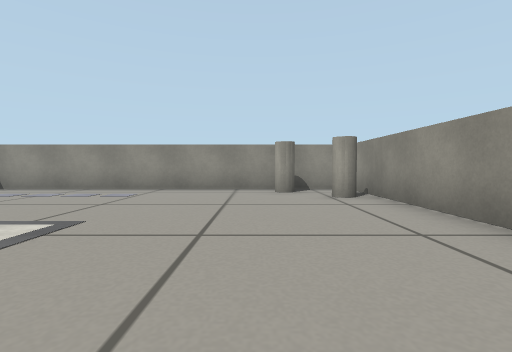
View 1 (above)

16 first-person views from a walk through a Gazebo world. The camera is 0.31 m above the floor, tilts 2° down and sees 85° across. The floor is counted in squares, 0.5 m on a side. Each view is taken from the middle of a square. On the plan, view 1 faces up. The plan holds only what a view shows up to about 9 squares ahead; the rest is blank.

View 2
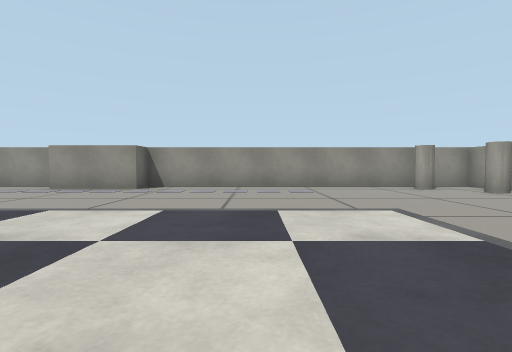

View 3
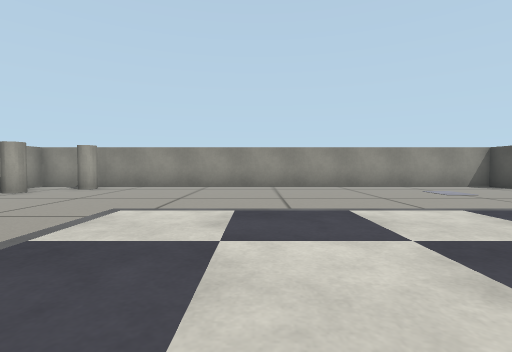

View 4
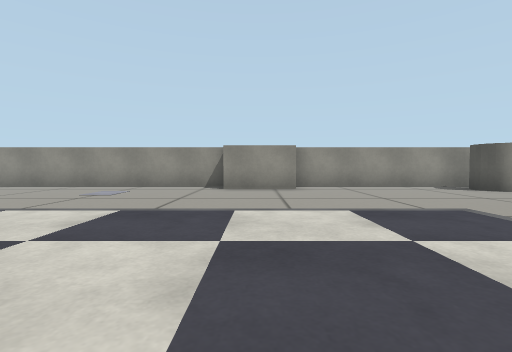

View 5
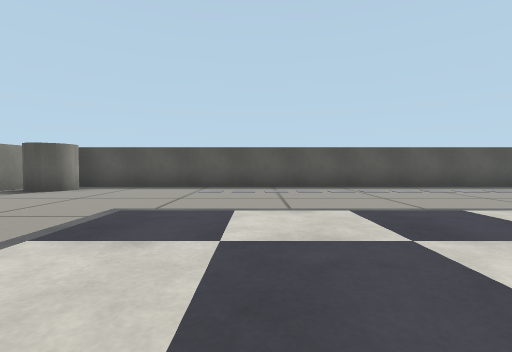

View 6
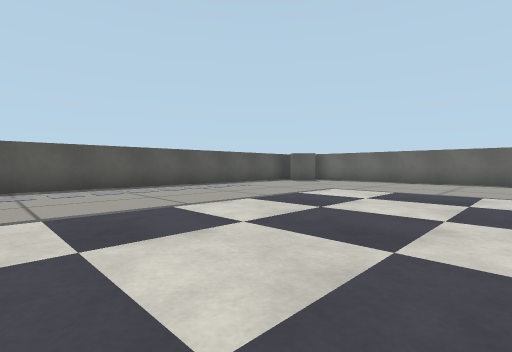

View 7
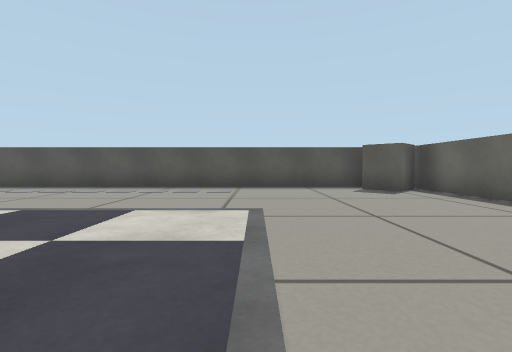

View 8
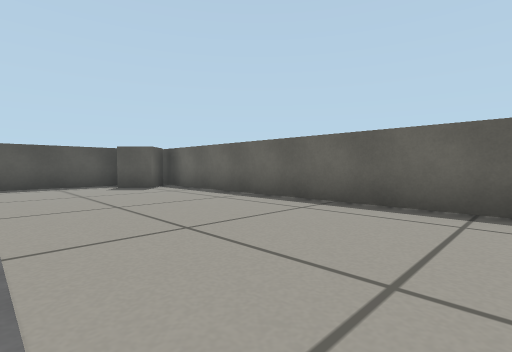

View 9
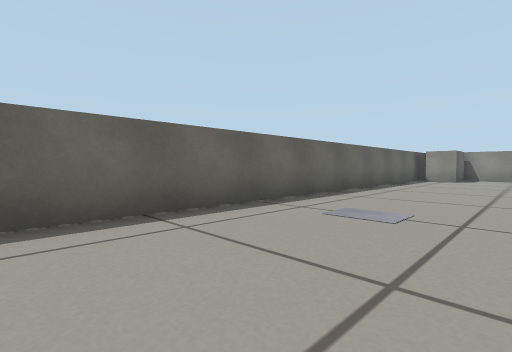

View 10
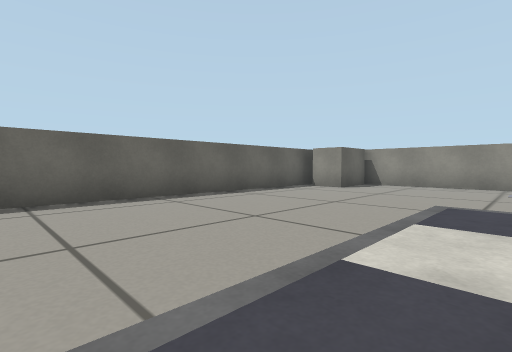

View 11
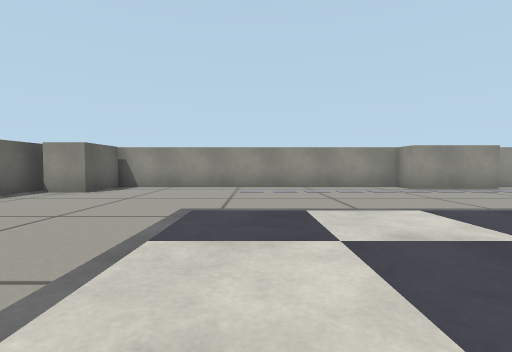

View 12
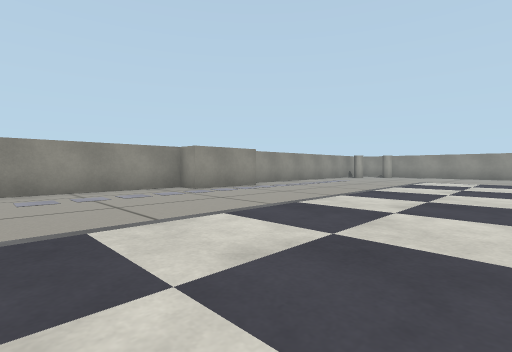

View 13
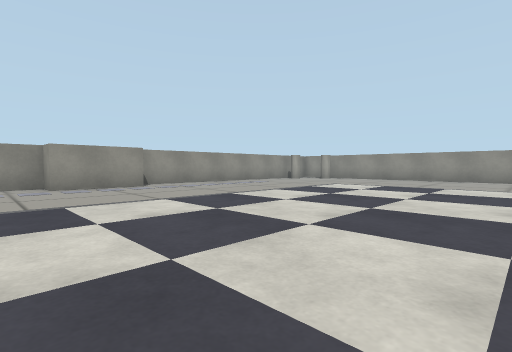

View 14
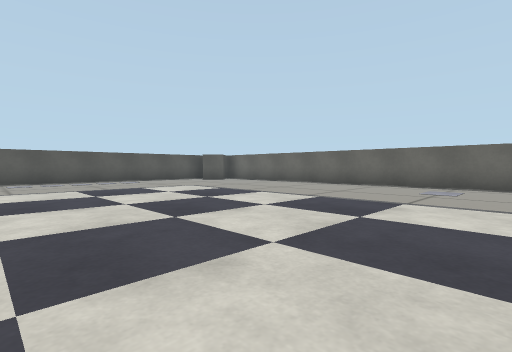

View 15
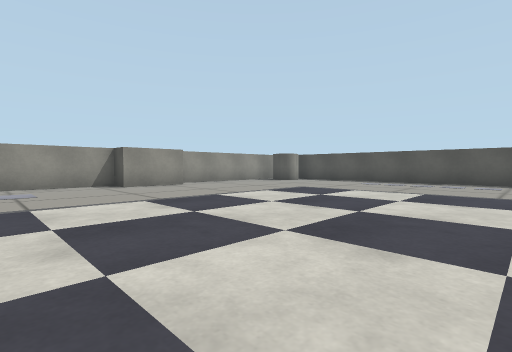

View 16
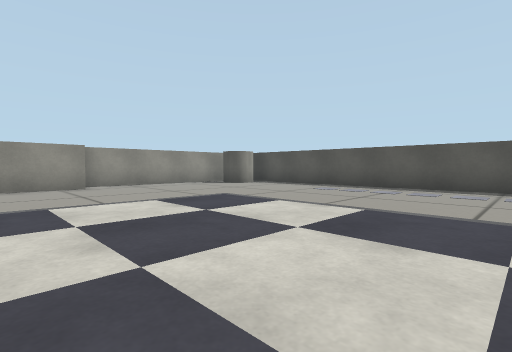

### Floor plan
Points are (right, up) in squares from view 1. A wall is a line through its corners. A room is listed if a view was taken in it or the views show most of it. See-through windows are left out.
Room 1 (views 1, 2, 3, 4, 5, 6, 7, 8, 9, 10, 11, 12, 13, 14, 15, 16)
walls: (1.7, -8.1) (1.7, -6.1) (2.5, -6.1) (2.5, 7.5) (-7.3, 7.5) (-7.3, 6.7) (-9.7, 6.7) (-9.7, 7.5) (-18.1, 7.5) (-18.1, 5.7) (-19.1, 5.7); (2.5, -13.9) (2.5, -8.1); (-18.2, -14.5) (1.5, -14.5); (-19.5, 6.2) (-19.5, -13.8) (-18.6, -12.9) (-17.9, -13.6)
objects: grey cylinder (1, -14) to (2, -13); grey cylinder (1, 7); grey cylinder (2, 6)

Where each view was taken, in squares from view 1:
view 1: 0 up, 0 right, facing up
view 2: 1 down, 4 left, facing up
view 3: 1 up, 6 left, facing right
view 4: 7 down, 6 left, facing right
view 5: 6 down, 4 left, facing down
view 6: 6 down, 8 left, facing down-left
view 7: 6 down, 15 left, facing down
view 8: 5 down, 15 left, facing down-left
view 9: 7 down, 16 left, facing up-left
view 10: 2 down, 14 left, facing up-left
view 11: 1 down, 14 left, facing up
view 12: 0 up, 14 left, facing up-right
view 13: 2 down, 11 left, facing up-right
view 14: 2 down, 10 left, facing down-left
view 15: 3 down, 7 left, facing down-right
view 16: 6 down, 7 left, facing down-right
